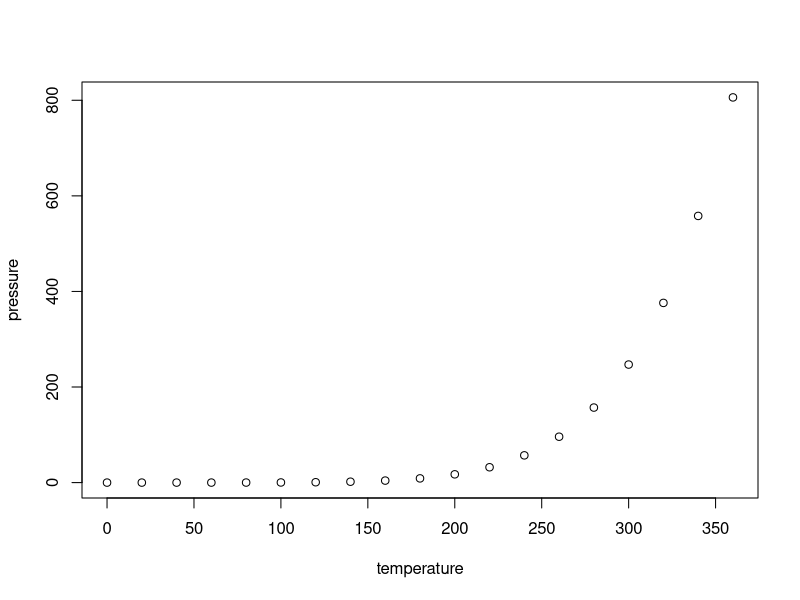
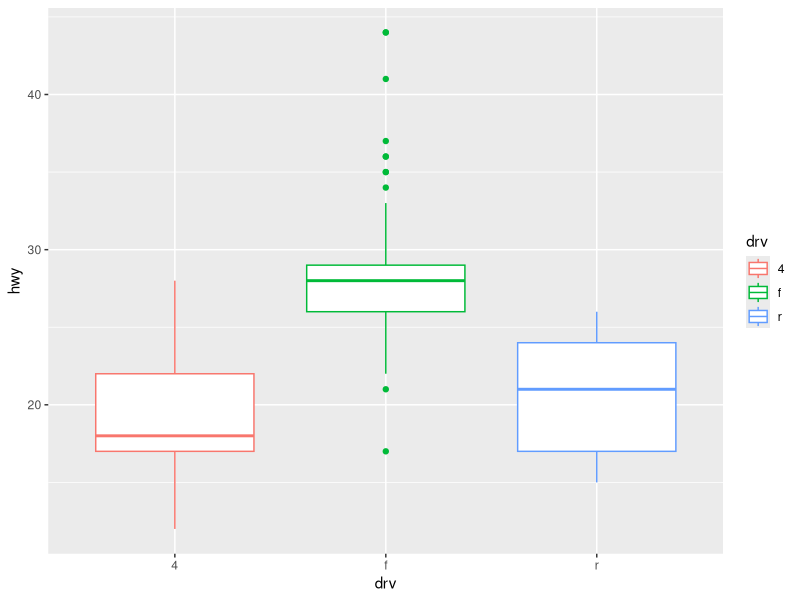

Write R code to recreate these figures, in order.
## ---- chunk 1
knitr::opts_chunk$set(echo = TRUE)
## ---- chunk 2
summary(cars)
## ---- chunk 3
plot(pressure)
## ---- chunk 4
library(ggplot2)
mpg

qplot(drv, hwy, data = mpg, geom="boxplot", color=drv)
